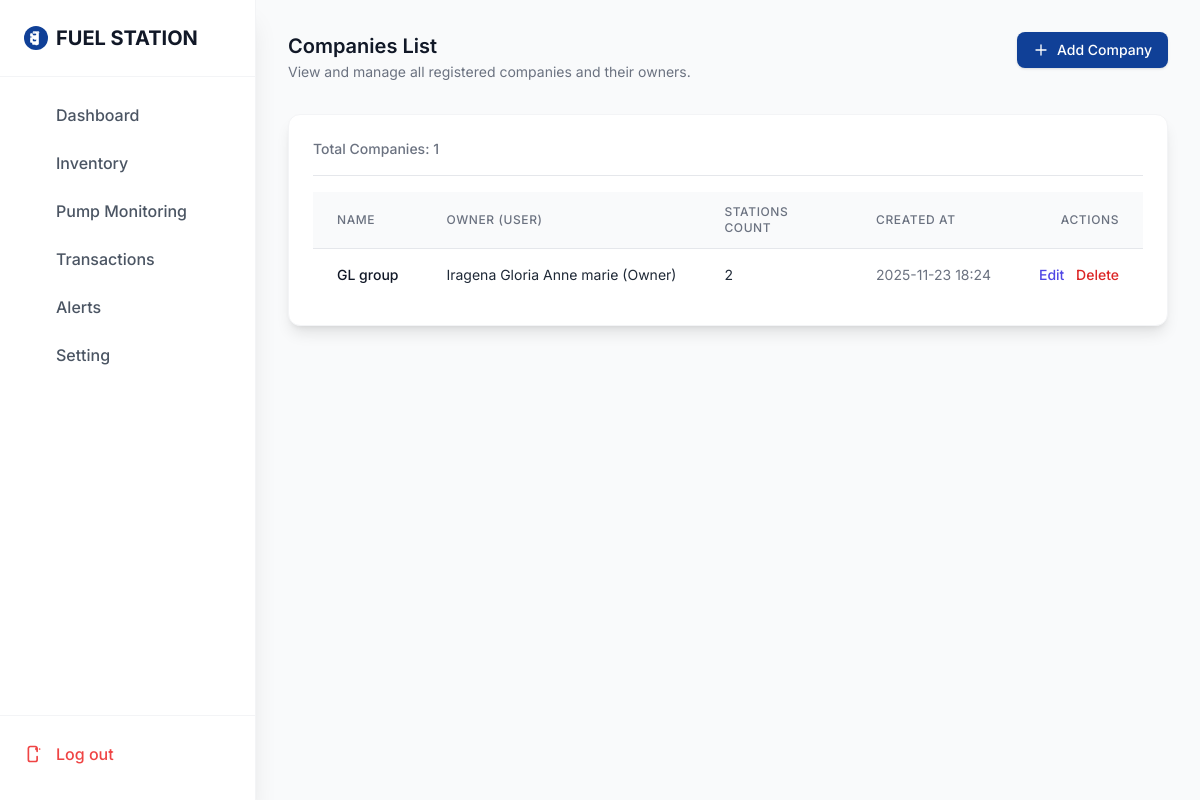
/companies/ (signed in), run on the app's committed database.
### service/models.py (models this page shows, shortened)
class Company(models.Model):
    company= models.AutoField(primary_key=True)
    name = models.CharField(max_length=100, unique=True)
    owner = models.ForeignKey(User, on_delete=models.CASCADE, related_name='companies')
    created_at = models.DateTimeField(auto_now_add=True)

class User(models.Model):
    user_id = models.AutoField(primary_key=True)
    username = models.CharField(max_length=50, unique=True)
    full_name = models.CharField(max_length=100)
    password=models.CharField(max_length=12)
    email = models.EmailField(blank=True, null=True,unique=True)
    ROLE_CHOICES = [
        ('admin', 'Admin'),
        ('owner', 'Owner'),
        ('manager', 'Manager'),
    ]
    role = models.CharField(max_length=20, choices=ROLE_CHOICES)
    created_at = models.DateTimeField(auto_now_add=True)
    last_login = models.DateTimeField(blank=True, null=True)

### service/views.py (the view)
# urls.py: path('companies/', views.CompanyListView.as_view(), name='company_list'),
class CompanyListView(ListView):
    model = Company
    template_name = "companies/list.html"
    context_object_name = "companies"

### templates/companies/list.html
{% extends 'base.html' %}
{% load static %}
{% load humanize %}
{% block page_title %}Companies List{% endblock %}
{% block page_description %}View and manage all registered companies and their owners.{% endblock %}
{% block header_actions %}
<a href="{% url 'company_create' %}" class="flex items-center px-4 py-2 bg-brand-blue text-white text-sm font-medium rounded-lg shadow hover:bg-brand-blue/90 transition-colors">
    <svg xmlns="http://www.w3.org/2000/svg" fill="none" viewBox="0 0 24 24" stroke-width="2" stroke="currentColor" class="w-4 h-4 mr-2">
        <path stroke-linecap="round" stroke-linejoin="round" d="M12 4.5v15m7.5-7.5h-15" />
    </svg>
    Add Company
</a>
{% endblock %}
{% block content %}
<div class="bg-white p-6 rounded-xl shadow-lg border border-gray-100">
    <div class="mb-4 border-b pb-4">
        <p class="text-sm font-medium text-gray-500">Total Companies: {{ companies.count|intcomma }}</p>
    </div>
    <div class="overflow-x-auto">
        <table class="min-w-full divide-y divide-gray-200">
            <thead class="bg-gray-50">
                <tr>
                    <th class="px-6 py-3 text-left text-xs font-medium text-gray-500 uppercase tracking-wider">Name</th>
                    <th class="px-6 py-3 text-left text-xs font-medium text-gray-500 uppercase tracking-wider">Owner (User)</th>
                    <th class="px-6 py-3 text-left text-xs font-medium text-gray-500 uppercase tracking-wider">Stations Count</th>
                    <th class="px-6 py-3 text-left text-xs font-medium text-gray-500 uppercase tracking-wider">Created At</th>
                    <th class="px-6 py-3 text-right text-xs font-medium text-gray-500 uppercase tracking-wider">Actions</th>
                </tr>
            </thead>
            <tbody class="bg-white divide-y divide-gray-200">
                {% for company in companies %}
                <tr class="hover:bg-gray-50">
                    <td class="px-6 py-4 whitespace-nowrap text-sm font-medium text-gray-900">{{ company.name }}</td>
                    <td class="px-6 py-4 whitespace-nowrap text-sm text-gray-800">
                        {{ company.owner.full_name }} ({{ company.owner.role|capfirst }})
                    </td>
                    <td class="px-6 py-4 whitespace-nowrap text-sm text-gray-800">{{ company.stations.count }}</td>
                    <td class="px-6 py-4 whitespace-nowrap text-sm text-gray-500">{{ company.created_at|date:"Y-m-d H:i" }}</td>
                    <td class="px-6 py-4 whitespace-nowrap text-right text-sm font-medium space-x-2">
                        <a href="{% url 'company_update' company_id=company.pk %}" class="text-indigo-600 hover:text-indigo-900">Edit</a>
                        <a href="{% url 'company_delete' company_id=company.pk %}" class="text-red-600 hover:text-red-900 ml-3">Delete</a>
                    </td>
                </tr>
                {% empty %}
                <tr>
                    <td colspan="5" class="px-6 py-10 text-center text-gray-500">
                        No companies have been registered yet.
                    </td>
                </tr>
                {% endfor %}
            </tbody>
        </table>
    </div>
</div>
{% endblock %}

### data on the page
Company: name "GL group", owner.full_name "Iragena Gloria Anne marie", owner.role "Owner", stations.count "2", created_at "2025-11-23 18:24"

### other printed values
{{ companies.count|intcomma }} "1"
